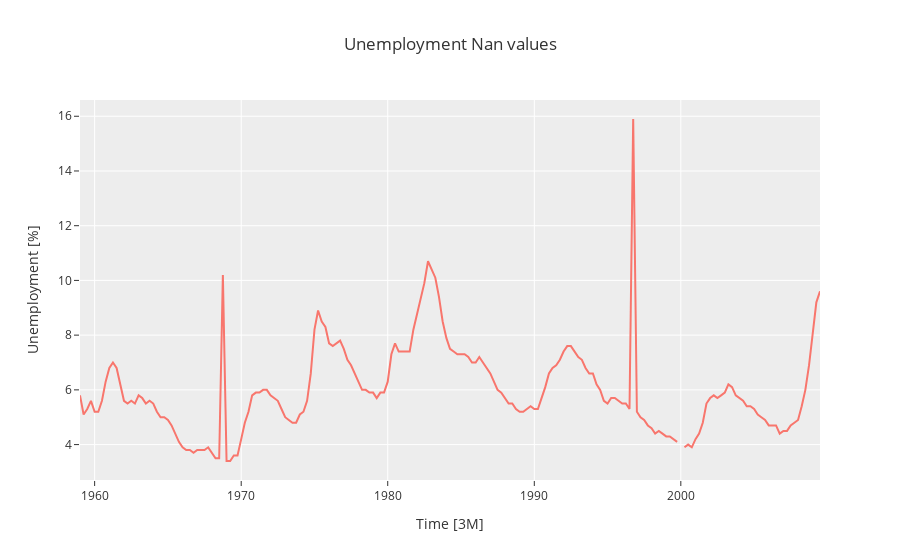

The notebook cell this image was saved under:
### Code cell
trace = go.Scatter(x=data.index, y=data.unemp)
go_plot([trace], x_axis="Time [3M]",
        y_axis="Unemployment [%]",
        title="Unemployment Nan values")

### Figure 1 — Plotly figure (JSON) as saved in the notebook; plotly's stock layout.template omitted (floating-point values rounded to 4 significant figures; data arrays with more than 128 entries replaced by an {"elided": "..."} marker saying what was removed)
{"data": [{"x": {"elided": "203 str values"}, "y": {"elided": "203 float values"}, "type": "scatter"}], "layout": {"title": {"text": "Unemployment Nan values"}, "xaxis": {"title": {"text": "Time [3M]"}}, "yaxis": {"title": {"text": "Unemployment [%]"}}}}
